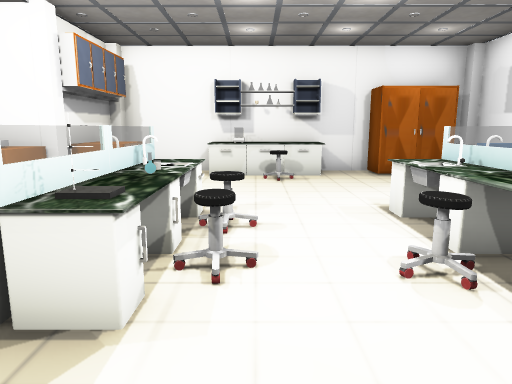
View 1 (above)

16 first-person views from a walk through a Unity game level. The camera is 1.5 m above the floor, tilts 10° down and sees 70° across. The floor is counted in squares, 1 m on a side. Each view is taken from the middle of a square. On the plan, view 1 faces up. The plan holds only what a view shows up to about 16 squares ahead; the rest is blank. The player is left out. Some surface patterns are stand-ins.

View 2
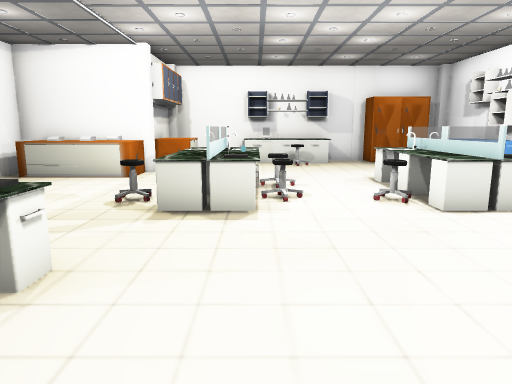

View 3
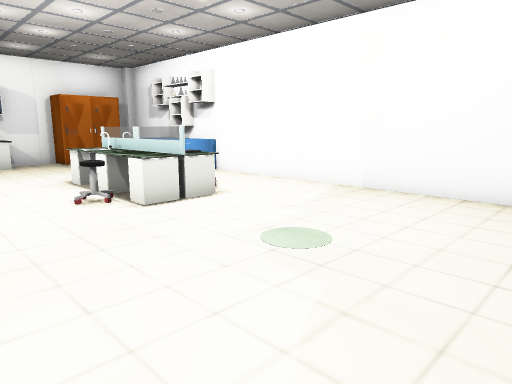

View 4
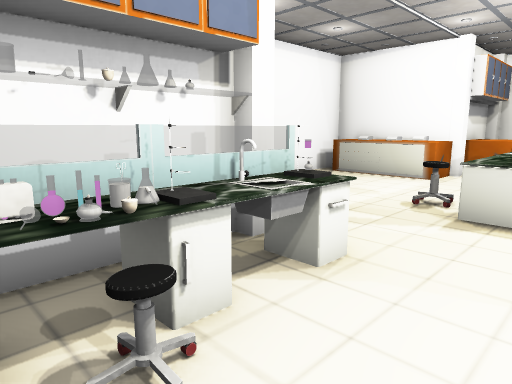

View 5
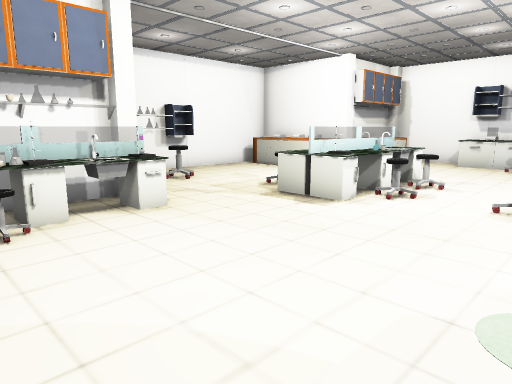

View 6
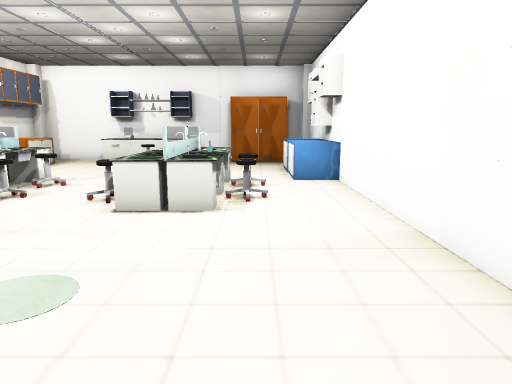

View 7
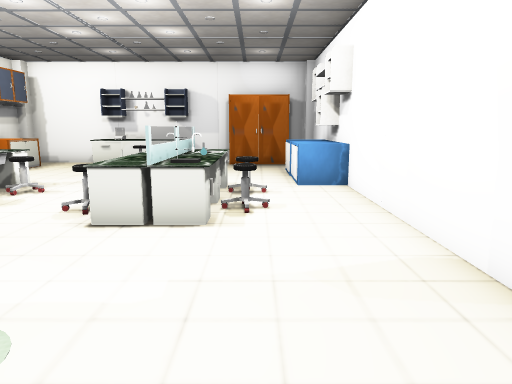

View 8
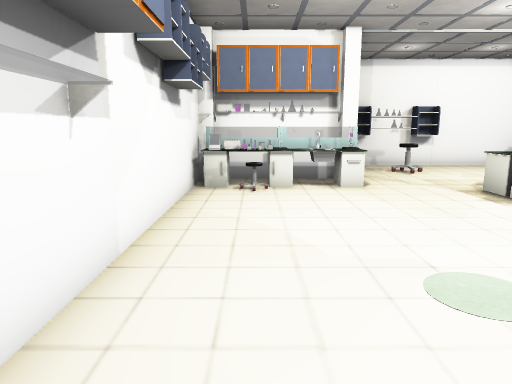

View 9
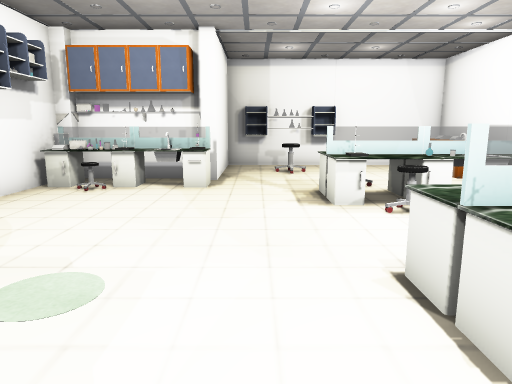

View 10
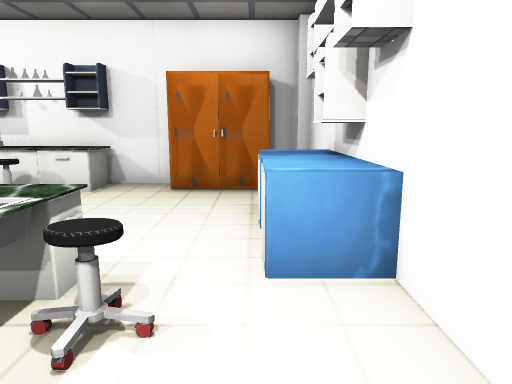

View 11
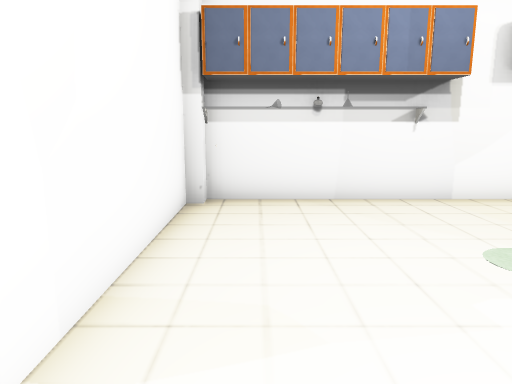

View 12
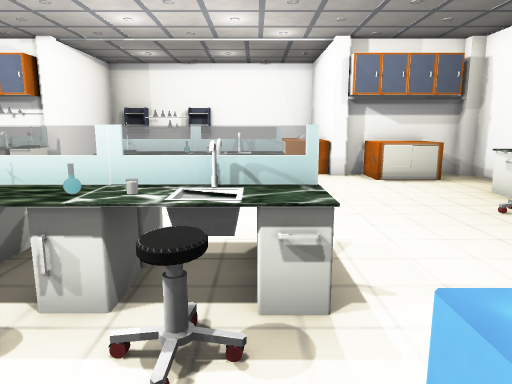

View 13
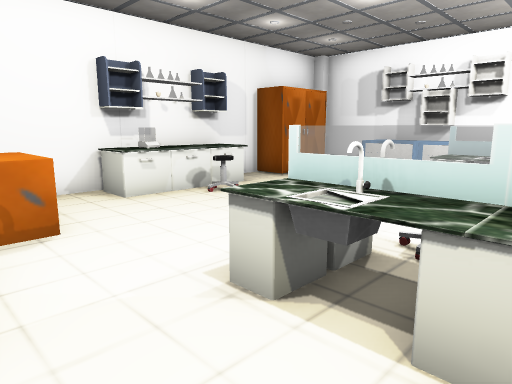

View 14
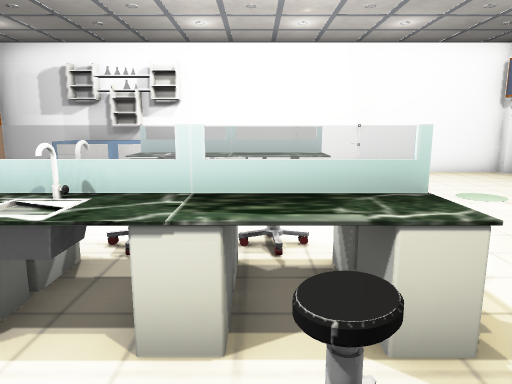

View 15
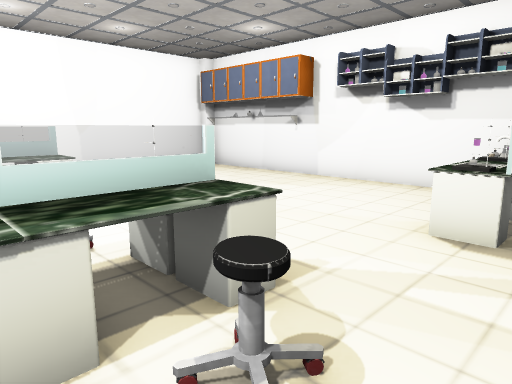

View 16
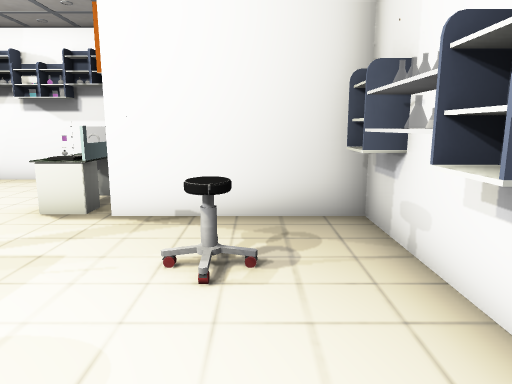

### Floor plan
Key: @ floor where view 1 was taken; # wall or solid block; . floor; = window, fence, low wall or low ledge; ≈ water the walk keeps out of; ^ raised ledge; P pillar; C chair; F flask; L lamp; O other object.
Columns run from 9 left of view 1 to 8 right of it. Each row starts with its distance up from view 1.
 13     ############P
 12     #...OOOO.### #
 11     #^....C..... #
 10    ##^.........≈=#
  9    #P..........≈≈#
  8 #^^^^..........≈##
  7 #^^^^..OO...OO.≈≈#
  6 #.....OOOC..OOC..#
  5 #.....OOO...OOC..#
  4 ##...CCOOC.COFC..#
  3 ##....OOO..CO ...#
  2 ##CC.............#
  1  #...............#
  0  ###PO...@.......#
 -1    ## O..........#
 -2     #OO..........#
 -3     #FLC........##
 -4     ##O.........P#
 -5     ##############

Where each view was taken, in squares from view 1:
view 1: 0 up, 0 right, facing up
view 2: 4 down, 1 left, facing up
view 3: 4 down, 1 left, facing up-right
view 4: 4 down, 1 left, facing up-left
view 5: 4 down, 3 right, facing up-left
view 6: 4 down, 5 right, facing up
view 7: 3 down, 5 right, facing up
view 8: 3 down, 6 right, facing left
view 9: 1 up, 6 right, facing left
view 10: 3 up, 6 right, facing up
view 11: 3 up, 6 right, facing down
view 12: 6 up, 7 right, facing left
view 13: 4 up, 5 left, facing up-right
view 14: 4 up, 5 left, facing right
view 15: 5 up, 5 left, facing down-right
view 16: 6 up, 7 left, facing down
